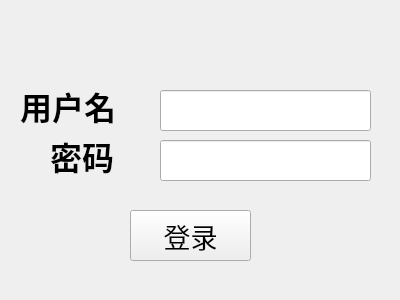
<?xml version="1.0" encoding="UTF-8"?>
<ui version="4.0">
 <class>GUI_login</class>
 <widget class="QWidget" name="GUI_login">
  <property name="geometry">
   <rect>
    <x>0</x>
    <y>0</y>
    <width>400</width>
    <height>300</height>
   </rect>
  </property>
  <property name="windowTitle">
   <string>登录</string>
  </property>
  <widget class="QLabel" name="label">
   <property name="geometry">
    <rect>
     <x>20</x>
     <y>80</y>
     <width>101</width>
     <height>51</height>
    </rect>
   </property>
   <property name="font">
    <font>
     <family>微软雅黑</family>
     <pointsize>24</pointsize>
     <weight>75</weight>
     <bold>true</bold>
    </font>
   </property>
   <property name="text">
    <string>用户名</string>
   </property>
  </widget>
  <widget class="QLabel" name="label_2">
   <property name="geometry">
    <rect>
     <x>50</x>
     <y>130</y>
     <width>101</width>
     <height>51</height>
    </rect>
   </property>
   <property name="font">
    <font>
     <family>微软雅黑</family>
     <pointsize>24</pointsize>
     <weight>75</weight>
     <bold>true</bold>
    </font>
   </property>
   <property name="text">
    <string>密码</string>
   </property>
  </widget>
  <widget class="QLineEdit" name="edit_username">
   <property name="geometry">
    <rect>
     <x>160</x>
     <y>90</y>
     <width>211</width>
     <height>41</height>
    </rect>
   </property>
   <property name="font">
    <font>
     <pointsize>20</pointsize>
    </font>
   </property>
  </widget>
  <widget class="QLineEdit" name="edit_password">
   <property name="geometry">
    <rect>
     <x>160</x>
     <y>140</y>
     <width>211</width>
     <height>41</height>
    </rect>
   </property>
   <property name="font">
    <font>
     <pointsize>18</pointsize>
    </font>
   </property>
   <property name="echoMode">
    <enum>QLineEdit::Password</enum>
   </property>
  </widget>
  <widget class="QPushButton" name="pushButton">
   <property name="geometry">
    <rect>
     <x>130</x>
     <y>210</y>
     <width>121</width>
     <height>51</height>
    </rect>
   </property>
   <property name="font">
    <font>
     <family>微软雅黑</family>
     <pointsize>20</pointsize>
     <weight>50</weight>
     <bold>false</bold>
    </font>
   </property>
   <property name="text">
    <string>登录</string>
   </property>
  </widget>
 </widget>
 <layoutdefault spacing="6" margin="11"/>
 <resources/>
 <connections>
  <connection>
   <sender>pushButton</sender>
   <signal>clicked()</signal>
   <receiver>GUI_login</receiver>
   <slot>login()</slot>
   <hints>
    <hint type="sourcelabel">
     <x>191</x>
     <y>243</y>
    </hint>
    <hint type="destinationlabel">
     <x>38</x>
     <y>237</y>
    </hint>
   </hints>
  </connection>
 </connections>
 <slots>
  <slot>login()</slot>
 </slots>
</ui>
